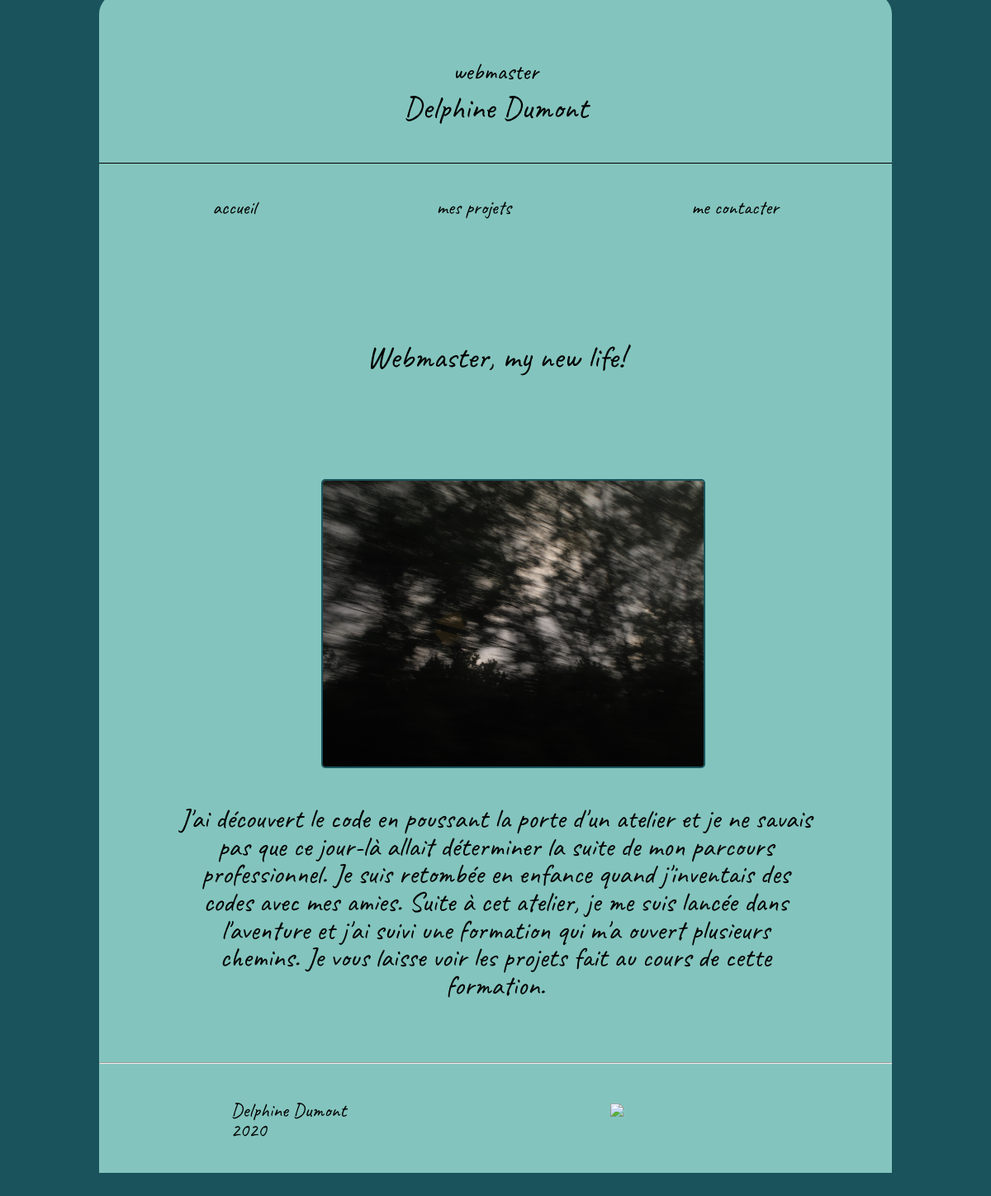
The page / on the database its author committed.
### tables this page shows
CREATE TABLE `simpledonnee` (
  `id_simpledonnee` int(11) NOT NULL,
  `genre` varchar(250) NOT NULL,
  `contenu` text NOT NULL
);

### index.php (called while the page is built, shortened)
<?php
include PATH_TEMPLATE . "accueil.php";

### template/site2020/accueil.php (the view, shortened to what this page needs)
<?php include "include/head.php";?>
<div class="containerPrincipal">
          <h1><?php echo  MontrerContenu("TITRE_ACCUEIL")?></h1>
          <?php echo html_image("image/accueil/accueil.jpg", "imageAccueil")?>
          <p><?php echo nl2br( MontrerContenu("TEXTE_ACCUEIL"))?></p>
</div>
<?php include "include/footer.php" ?>

### template/site2020/css/mes_styles.css (style rules this page uses)
html, body, div, span, applet, object, iframe, h1, h2, h3, h4, h5, h6, p, blockquote, pre, a, abbr, acronym, address, big, cite, code, del, dfn, em, img, ins, kbd, q, s, samp, small, strike, strong, sub, sup, tt, var, b, u, i, center, dl, dt, dd, ol, ul, li, fieldset, form, label, legend, table, caption, tbody, tfoot, thead, tr, th, td, article, aside, canvas, details, embed, figure, figcaption, footer, header, hgroup, menu, nav, output, ruby, section, summary, time, mark, audio, video { margin: 0; padding: 0; border: 0; font-size: 100%; font: inherit; vertical-align: baseline; }
body { line-height: 1; }
body { background-color: #1a535c; font-family: 'Caveat', cursive; font-size: 1.5em; }
h1, p { text-align:center; width: 80%; height: auto; padding-left: 10%; padding-bottom: 8vh; }
h1 { font-size: 1.6em; padding-top: 15vh; margin-bottom: 8vh; }
p { font-size: 1.4em; }

### rows shown on the page
simpledonnee: contenu "Webmaster, my new life!"
simpledonnee: contenu "J'ai découvert le code en poussant la porte d'un atelier et je ne savais pas que ce jour-là allait déterminer la suite de mon parcours professionnel. Je suis retombée en enfance quand j'inventais des codes avec mes amies. Suite à cet atelier, je me suis lancée dans l'aventure et j'ai suivi une formation qui m'a ouvert plusieurs chemins. Je vous laisse voir les projets fait au cours de cette formation."

### other values the page prints
NOM_DU_TITLE "Delphine Dumont"
